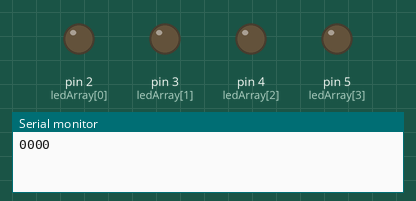
This sketch was run on a simulated Arduino Uno, built with avr-gcc and run on an emulated ATmega328P. Shown: output pins drawn as LEDs (lit = HIGH), the last lines printed to the serial monitor.

Above: at 0.1 s.
At 5.1 s:
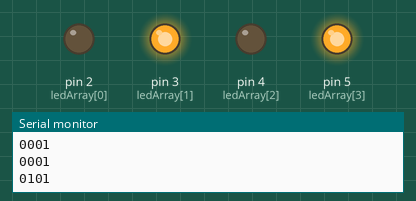
At 9.1 s:
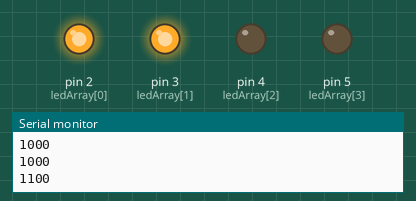
At 19.1 s:
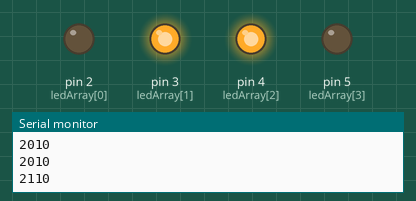
At 28.1 s:
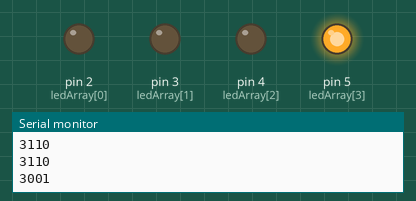
At 38.1 s:
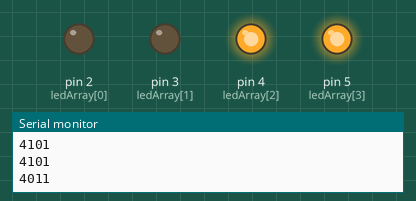
Timing chart, 0 to 40.0 s (numbered marks = the images above):
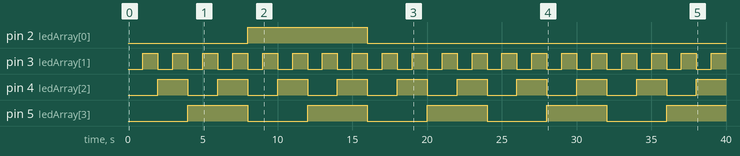

The sketch:

sketch_feb15e.ino
```cpp
const byte ledArray[] = {2, 3, 4, 5};
byte a = 0;
byte arrayBits[] = {};
boolean notFifteen = true;
void setup() {
  // put your setup code here, to run once:
  Serial.begin(9600);
  for (byte led : ledArray) {
    pinMode(led, OUTPUT);
  }
}

void loop() {
  for (int i = 0; i < 4; i ++) {
    arrayBits[i] = 0;
  }

  int n = a;
  arrayBits[0] = a % 2;
  a = a / 2;
  arrayBits[1] = a % 2;
  a = a / 2;
  arrayBits[2] = a % 2;
  a = a / 2;
  arrayBits[3] = a % 2;
  a = a / 2;

  for (int k = 0; k < 4; k ++) {
    if (arrayBits[k] == 1) {
      digitalWrite(ledArray[k], HIGH);
    }
    else {
      digitalWrite(ledArray[k], LOW);
    }
    Serial.print(arrayBits[k]);
  }
  Serial.println();
  a = n;
  a++;
  delay(500);
}
```

Measured:
- by itself, pin 2 (ledArray[0]): LOW → HIGH at 8.0 s, → LOW 8.0 s later
- by itself, pin 3 (ledArray[1]): alternates HIGH for 1.0 s and LOW for 1.0 s
- by itself, pin 4 (ledArray[2]): alternates HIGH for 2.0 s and LOW for 2.0 s
- by itself, pin 5 (ledArray[3]): alternates HIGH for 4.0 s and LOW for 4.0 s
